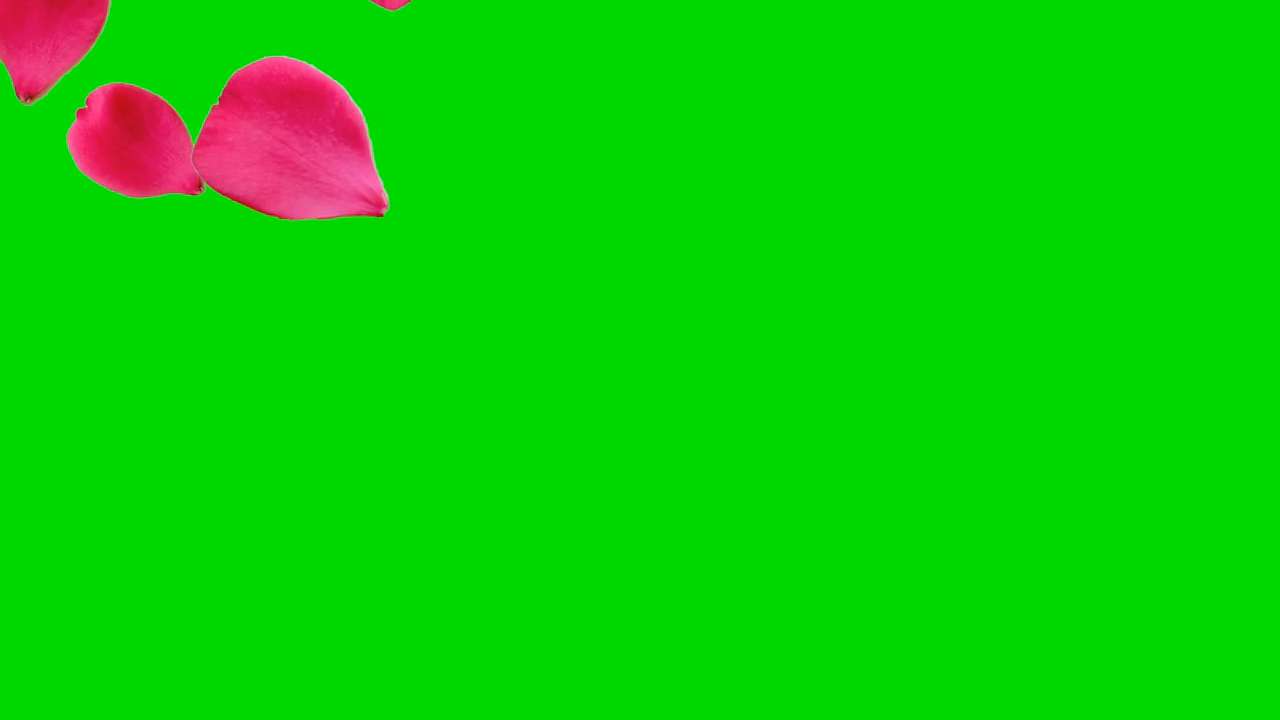
#> input picture frame 12 of rose1.mp4, 1280 x 720 px
$ python test.py
#> lines starting #> are read from the running program, lines starting #| are printed output that depends on the picture; after the words box and inside, x2 and y2 are one past the last pixel; in counts of white or black regions, pixels touching at a corner belong together
#coding:utf-8
import numpy as np
import cv2

_greenScale = 35
_minBlockPercent = 0.01

def addAlphaChannel(src, alpha):
    b,g,r = cv2.split(src)
    #split is used for splitting the channels separately
    return cv2.merge((b,g,r,alpha))

def renderGreenScreenMask(src):
    #https://codereview.stackexchange.com/questions/184044/processing-an-image-to-extract-green-screen-mask
    RED, GREEN, BLUE = (2, 1, 0)
    reds = src[:, :, RED]
    greens = src[:, :, GREEN]
    blues = src[:, :, BLUE]
    mask = (greens < 35) | (reds > greens) | (blues > greens)
    #astype(np.uint8): https://answers.opencv.org/question/225478/convert-a-2d-numpy-array-to-cv_8uc1-type/
    mask = np.where(mask, 255, 0).astype(np.uint8)
    return mask


#https://stackoverflow.com/questions/54069766/overlaying-an-image-over-another-image-both-with-transparent-background-using-op
def drawOverlay(bg, overlay):
    y1, y2 = 0, overlay.shape[0]
    x1, x2 = 0, overlay.shape[1]
    alpha_s = overlay[:, :, 3] / 255.0
    alpha_l = 1.0 - alpha_s

    for c in range(0, 3):
        bg[y1:y2, x1:x2, c] = (alpha_s * overlay[:, :, c] +
                                  alpha_l * bg[y1:y2, x1:x2, c])

def apply(src):
    srcSize = (src.shape[0],src.shape[1])
    #遮罩
    #matMask = np.zeros((srcSize[0],srcSize[1], 1), dtype = "uint8")
    #renderGreenScreenMask(src, matMask)
    matMask = renderGreenScreenMask(src)
    #最小连续区域面积
    minBlockArea = src.shape[0] * src.shape[1] * _minBlockPercent
    #从matMask中查找连续区域，连续区域的数据在contours中
    contours,h = cv2.findContours(matMask, cv2.RETR_EXTERNAL, cv2.CHAIN_APPROX_NONE)

    #只取出来contours中面积大的一些
    contoursExternalForeground =[]
    for contourMat in contours:
        contourArea = cv2.contourArea(contourMat)
        if(contourArea>minBlockArea):
            contoursExternalForeground.append(contourMat)

    #前景遮罩
    matMaskForeground = np.zeros((srcSize[0],srcSize[1], 1), dtype = "uint8")
    #thickness: -1 means filling the inner space
    #把大面积的识别出来的“身体”绘制到matMaskForeground上
    cv2.drawContours(matMaskForeground,contoursExternalForeground,-1,255, thickness=-1);

    #身体里的“镂空”区域
    matInternalHollow = cv2.bitwise_xor(matMaskForeground, matMask)

    #把大面积的识别出来的“身体内镂空”绘制到matMaskForeground上
    minHollowArea = minBlockArea * 0.01 #the lower size limitation of InternalHollow is less than minBlockArea, because InternalHollows are smaller
    #find the Contours of Internal Hollow
    contoursInternalHollow,h = cv2.findContours(matInternalHollow,cv2.RETR_EXTERNAL, cv2.CHAIN_APPROX_NONE);
    for contourMat in contoursInternalHollow:
        contourArea = cv2.contourArea(contourMat)
        if(contourArea>minHollowArea):
            cv2.fillConvexPoly(matMaskForeground,contourMat,(0))

    foreground = addAlphaChannel(src, matMaskForeground)
    newPic = cv2.resize(_backgroundImage, (srcSize[1],srcSize[0]))
    #draw foreground(people) on the backgroundimage
    drawOverlay(newPic, foreground)
    return newPic

# [17 lines of commented-out code are left out]


video_name="rose1.mp4"
# [4 lines of commented-out code are left out]
video = cv2.VideoCapture(video_name)
# camera = cv2.VideoCapture('rtsp://admin:a12345678@192.168.1.64/1')
camera = cv2.VideoCapture(1)

while True:
    ret0, matFrame = video.read()
#> matFrame is the input picture: shape (720, 1280, 3); mean B, G, R 5, 207.2, 10.7
    if(ret0==False):
        video = cv2.VideoCapture(video_name)
        ret0, matFrame = video.read()

    ret1, cam_frame = camera.read()
    # It should only show the frame when the ret is true
    if ret1:
        matFrame = cv2.resize(matFrame, (640, 480))
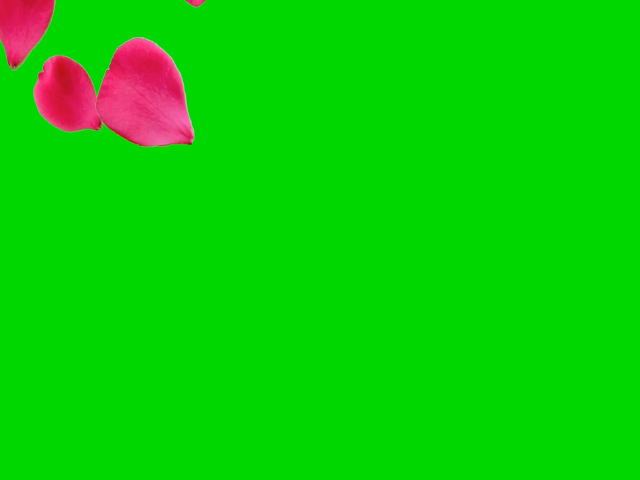
#> matFrame: shape (480, 640, 3); mean B, G, R 5, 207.2, 10.7
        _backgroundImage = cv2.resize(cam_frame, (640, 480))
        # matFrame = cv2.resize(matFrame, (1350, 750))
        # _backgroundImage = cv2.resize(cam_frame, (1350, 750))

        matFrame = apply(matFrame)
#> in renderGreenScreenMask, `reds = src[:, :, RED]`:
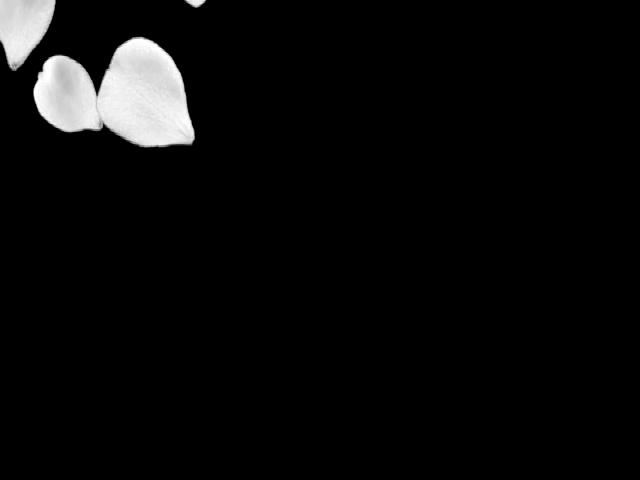
#> reds: shape (480, 640); min 0, max 255, mean 10.7
#> in renderGreenScreenMask, `greens = src[:, :, GREEN]`:
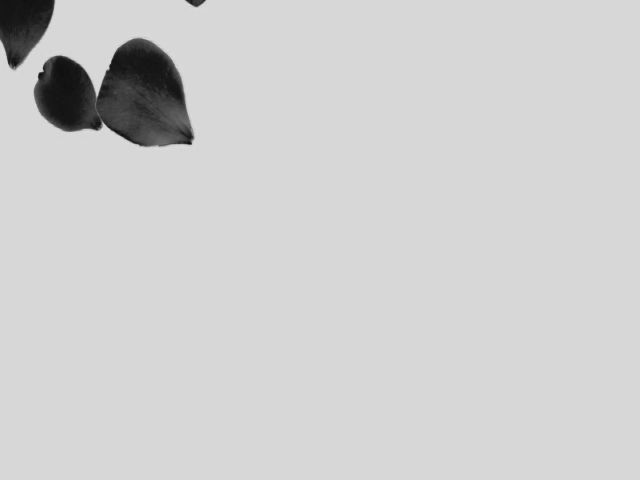
#> greens: shape (480, 640); min 13, max 222, mean 207.2
#> in renderGreenScreenMask, `blues = src[:, :, BLUE]`:
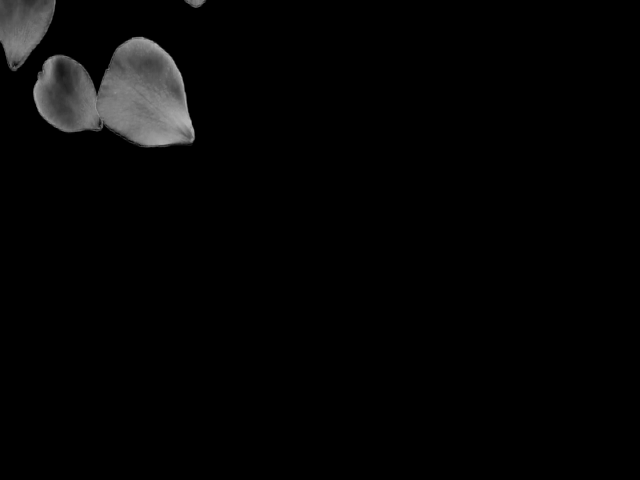
#> blues: shape (480, 640); min 0, max 185, mean 5
#> in renderGreenScreenMask, `mask = (greens < 35) | (reds > greens) | (blues > greens)`:
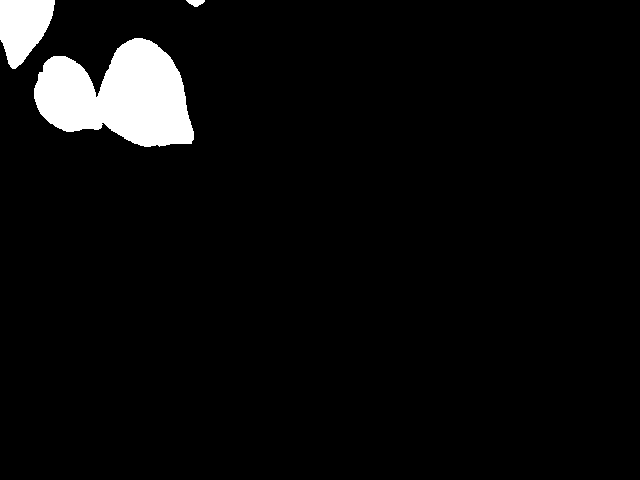
#> mask: shape (480, 640) bool; 4.6% white; 3 white regions, box (x1, y1, x2, y2) and area: (34, 38, 194, 147) 11506, (0, 0, 55, 69) 2650, (186, 0, 205, 7) 87
#> in renderGreenScreenMask, `mask = np.where(mask, 255, 0).astype(np.uint8)`: mask: shape (480, 640); 4.6% white; 3 white regions
#> in apply, `contours,h = cv2.findContours(matMask, cv2.RETR_EXTERNAL, cv2.CHAIN_AP..`: contours = 3 contours; box (x1, y1, x2, y2) and area: (34, 38, 194, 147) 11271, (0, 0, 55, 69) 2552, (186, 0, 205, 7) 68; h = [[1, -1, -1, -1], [2, 0, -1, -1], [-1, 1, -1, -1]]
#> the loop in apply, `for contourMat in contours:` made 3 passes
#> contourArea on passes 1 to 3: 11271, 67.5, 2551.5
#> after the loop in apply, `for contourMat in contours:`: contoursExternalForeground = 1 contour; box (x1, y1, x2, y2) and area: (34, 38, 194, 147) 11271
#> in apply, `cv2.drawContours(matMaskForeground,contoursExternalForeground,-1,255, ..`:
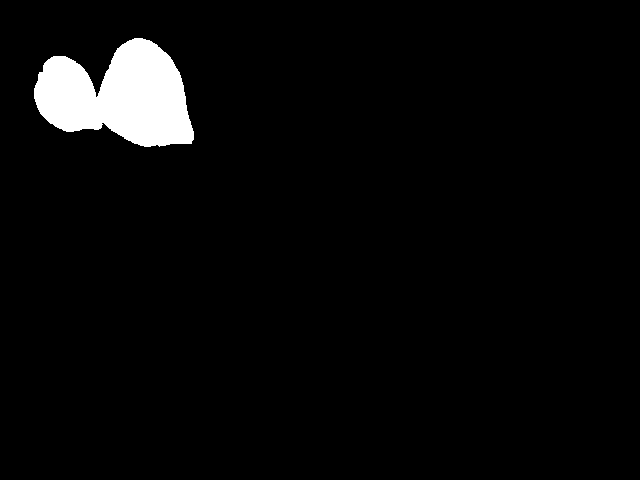
#> matMaskForeground: shape (480, 640, 1); 3.7% white; 1 white region, box (x1, y1, x2, y2) and area: (34, 38, 194, 147) 11506
#> in apply, `matInternalHollow = cv2.bitwise_xor(matMaskForeground, matMask)`:
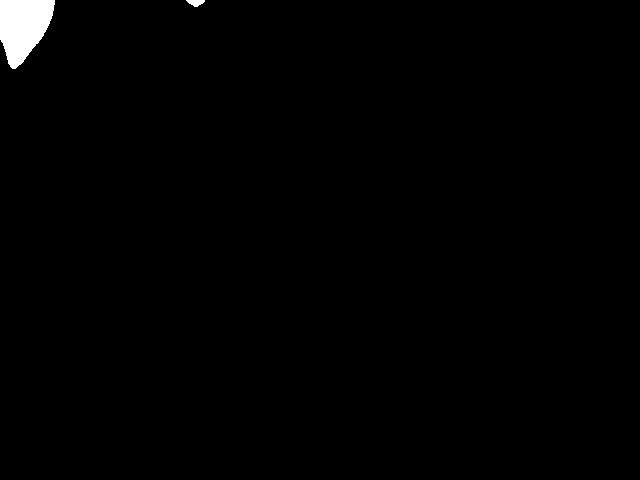
#> matInternalHollow: shape (480, 640); 0.89% white; 2 white regions
#> in apply, `contoursInternalHollow,h = cv2.findContours(matInternalHollow,cv2.RETR..`: contoursInternalHollow = 2 contours; box (x1, y1, x2, y2) and area: (0, 0, 55, 69) 2552, (186, 0, 205, 7) 68; h = [[1, -1, -1, -1], [-1, 0, -1, -1]]
#> the loop in apply, `for contourMat in contoursInternalHollow:` made 2 passes
        cv2.imshow("press any key to quit",matFrame)

        if cv2.waitKey(25) == 27:
#> (key Esc is pressed here)
            break
    else:
        break
video.release()
cv2.destroyAllWindows()

$ run again, starting later in the video
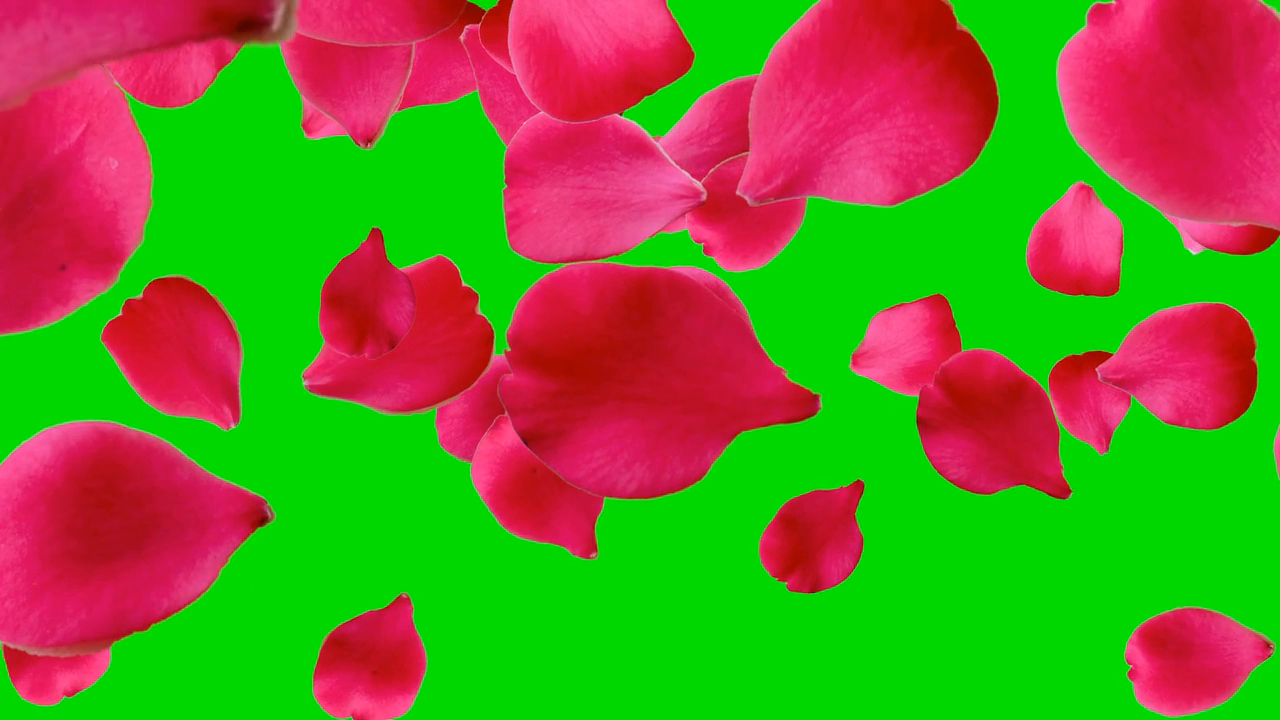
#> input picture frame 54 of rose1.mp4, 1280 x 720 px
#> matFrame is the input picture: shape (720, 1280, 3); mean B, G, R 40.6, 124.3, 108.9
#> matFrame: shape (480, 640, 3)
#> in renderGreenScreenMask, `mask = (greens < 35) | (reds > greens) | (blues > greens)`:
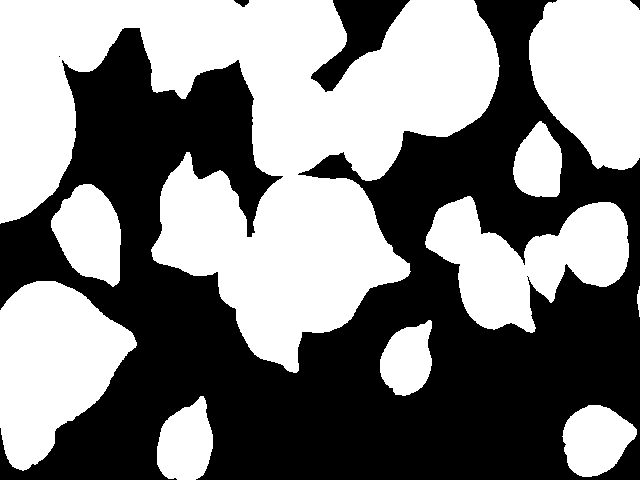
#> mask: shape (480, 640) bool; 50.3% white; 5 black regions (1 under 20 px), largest, box (x1, y1, x2, y2) and area: (0, 0, 640, 480) 148889, (311, 0, 410, 92) 3599, (234, 0, 249, 7) 66, (630, 0, 640, 10) 50
#> in apply, `contours,h = cv2.findContours(matMask, cv2.RETR_EXTERNAL, cv2.CHAIN_AP..`: contours = 10 contours; largest, box (x1, y1, x2, y2) and area: (0, 0, 500, 373) 88936, (0, 281, 137, 471) 16382, (529, 0, 640, 170) 14844, (425, 196, 629, 333) 14386, (51, 184, 121, 287) 4863; h = [[1, -1, -1, -1], [2, 0, -1, -1], [3, 1, -1, -1], [4, 2, -1, -1], [5, 3, -1, -1], [6, 4, -1, -1], [7, 5, -1, -1], [8, 6, -1, -1], [9, 7, -1, -1], [-1, 8, -1, -1]]
#> the loop in apply, `for contourMat in contours:` made 10 passes
#> contourArea on passes 1 to 8: 3708.5, 3369.5, 2760.5, 30, 16382, 14385.5, 4863, 2672
#> after the loop in apply, `for contourMat in contours:`: contoursExternalForeground = 7 contours; box (x1, y1, x2, y2) and area: (0, 0, 500, 373) 88936, (0, 281, 137, 471) 16382, (529, 0, 640, 170) 14844, (425, 196, 629, 333) 14386, (51, 184, 121, 287) 4863, (562, 405, 637, 477) 3708, (157, 396, 213, 480) 3370
#> matMaskForeground: shape (480, 640, 1); 48.5% white; 7 white regions, largest, box (x1, y1, x2, y2) and area: (0, 0, 500, 373) 90219, (0, 281, 137, 471) 16620, (529, 0, 640, 170) 15072
#> in apply, `matInternalHollow = cv2.bitwise_xor(matMaskForeground, matMask)`:
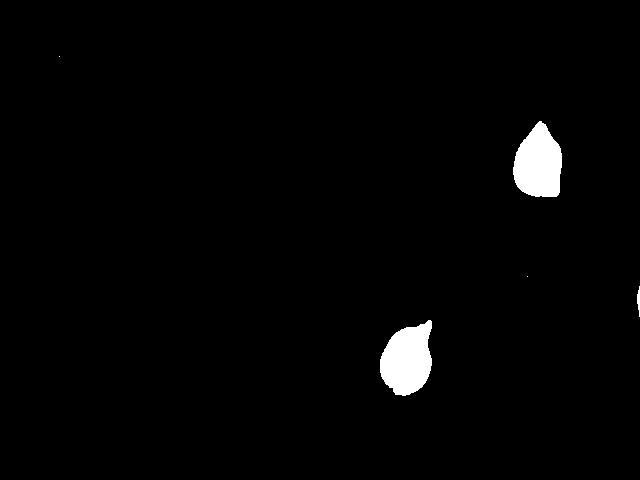
#> matInternalHollow: shape (480, 640); 1.9% white; 5 white regions (2 under 20 px)
#> in apply, `contoursInternalHollow,h = cv2.findContours(matInternalHollow,cv2.RETR..`: contoursInternalHollow = 5 contours, 2 with area under 20; largest, box (x1, y1, x2, y2) and area: (380, 320, 432, 396) 2760, (513, 121, 562, 197) 2672, (637, 286, 640, 317) 30; h = [[1, -1, -1, -1], [2, 0, -1, -1], [3, 1, -1, -1], [4, 2, -1, -1], [-1, 3, -1, -1]]
#> the loop in apply, `for contourMat in contoursInternalHollow:` made 5 passes

$ run again, starting later in the video
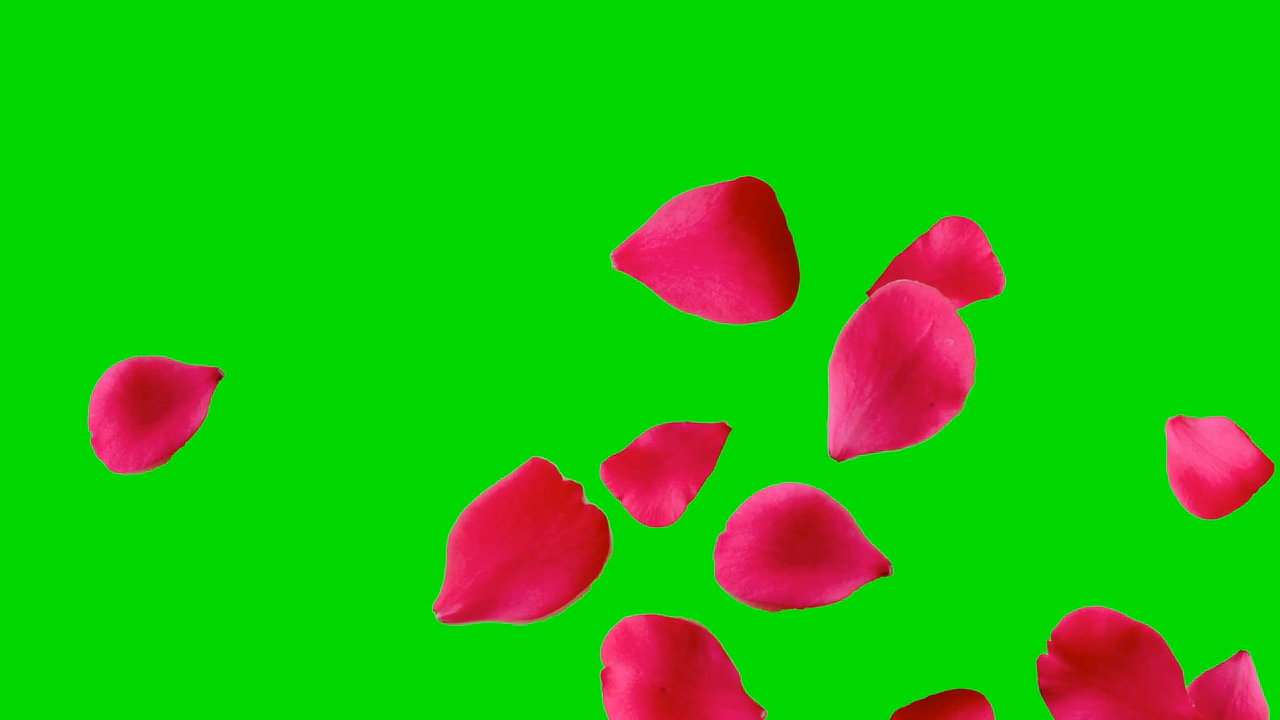
#> input picture frame 96 of rose1.mp4, 1280 x 720 px
#> matFrame is the input picture: shape (720, 1280, 3); mean B, G, R 12.1, 186.1, 33.9
#> matFrame: shape (480, 640, 3)
#> in renderGreenScreenMask, `mask = (greens < 35) | (reds > greens) | (blues > greens)`:
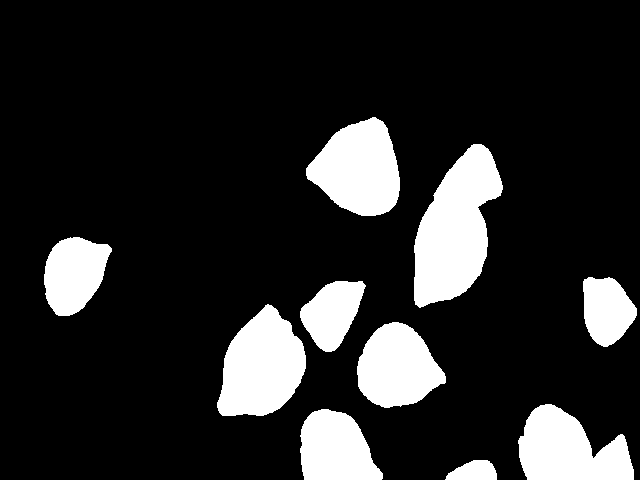
#> mask: shape (480, 640) bool; 15.8% white; 10 white regions, largest, box (x1, y1, x2, y2) and area: (414, 144, 503, 308) 9020, (217, 304, 306, 416) 6918, (306, 117, 400, 216) 6459
#> in apply, `contours,h = cv2.findContours(matMask, cv2.RETR_EXTERNAL, cv2.CHAIN_AP..`: contours = 10 contours; largest, box (x1, y1, x2, y2) and area: (414, 144, 503, 308) 8826, (217, 304, 306, 416) 6774, (306, 117, 400, 216) 6324, (518, 404, 634, 480) 5776, (357, 322, 446, 408) 5227; h = [[1, -1, -1, -1], [2, 0, -1, -1], [3, 1, -1, -1], [4, 2, -1, -1], [5, 3, -1, -1], [6, 4, -1, -1], [7, 5, -1, -1], [8, 6, -1, -1], [9, 7, -1, -1], [-1, 8, -1, -1]]
#> the loop in apply, `for contourMat in contours:` made 10 passes
#> contourArea on passes 1 to 8: 713.5, 4316, 5776.5, 5227, 6774, 2871.5, 2672.5, 3718
#> after the loop in apply, `for contourMat in contours:`: contoursExternalForeground = 7 contours; box (x1, y1, x2, y2) and area: (414, 144, 503, 308) 8826, (217, 304, 306, 416) 6774, (306, 117, 400, 216) 6324, (518, 404, 634, 480) 5776, (357, 322, 446, 408) 5227, (300, 409, 383, 480) 4316, (44, 237, 112, 316) 3718
#> in apply, `matInternalHollow = cv2.bitwise_xor(matMaskForeground, matMask)`:
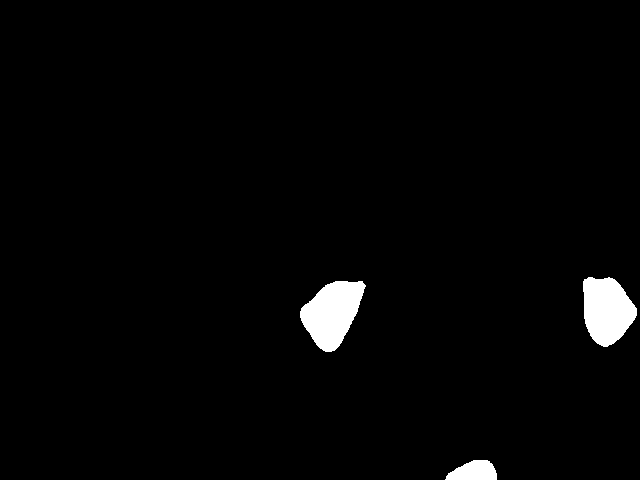
#> matInternalHollow: shape (480, 640); 2.1% white; 3 white regions
#> in apply, `contoursInternalHollow,h = cv2.findContours(matInternalHollow,cv2.RETR..`: contoursInternalHollow = 3 contours; box (x1, y1, x2, y2) and area: (300, 281, 366, 352) 2872, (583, 277, 637, 347) 2672, (445, 460, 497, 480) 714; h = [[1, -1, -1, -1], [2, 0, -1, -1], [-1, 1, -1, -1]]
#> the loop in apply, `for contourMat in contoursInternalHollow:` made 3 passes
